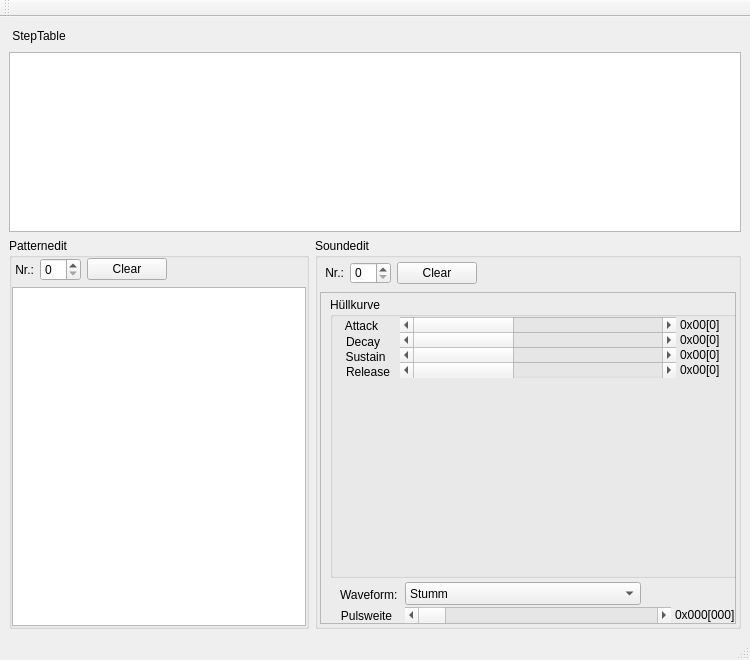
<?xml version="1.0" encoding="UTF-8"?>
<ui version="4.0">
 <class>SequenzerWindow</class>
 <widget class="QMainWindow" name="SequenzerWindow">
  <property name="geometry">
   <rect>
    <x>0</x>
    <y>0</y>
    <width>750</width>
    <height>660</height>
   </rect>
  </property>
  <property name="windowTitle">
   <string>Sequenzer</string>
  </property>
  <widget class="QWidget" name="centralwidget">
   <layout class="QHBoxLayout" name="horizontalLayout_3">
    <item>
     <layout class="QVBoxLayout" name="verticalLayout_3">
      <item>
       <layout class="QVBoxLayout" name="verticalLayout_5">
        <property name="topMargin">
         <number>0</number>
        </property>
        <item>
         <widget class="QLabel" name="label_3">
          <property name="maximumSize">
           <size>
            <width>16777215</width>
            <height>20</height>
           </size>
          </property>
          <property name="text">
           <string> StepTable</string>
          </property>
         </widget>
        </item>
        <item>
         <layout class="QHBoxLayout" name="horizontalLayout_6">
          <property name="topMargin">
           <number>0</number>
          </property>
          <item>
           <widget class="QTableWidget" name="StepTable">
            <property name="maximumSize">
             <size>
              <width>16777215</width>
              <height>180</height>
             </size>
            </property>
            <property name="statusTip">
             <string>Legt die Reihenfolge der Pattern fest.</string>
            </property>
           </widget>
          </item>
         </layout>
        </item>
       </layout>
      </item>
      <item>
       <layout class="QHBoxLayout" name="horizontalLayout_2">
        <property name="sizeConstraint">
         <enum>QLayout::SetDefaultConstraint</enum>
        </property>
        <item>
         <widget class="QGroupBox" name="groupBox">
          <property name="maximumSize">
           <size>
            <width>300</width>
            <height>16777215</height>
           </size>
          </property>
          <property name="title">
           <string>Patternedit</string>
          </property>
          <layout class="QVBoxLayout" name="verticalLayout_2">
           <property name="margin">
            <number>0</number>
           </property>
           <item>
            <layout class="QVBoxLayout" name="verticalLayout">
             <item>
              <layout class="QHBoxLayout" name="horizontalLayout">
               <property name="topMargin">
                <number>0</number>
               </property>
               <item>
                <widget class="QLabel" name="label">
                 <property name="text">
                  <string> Nr.:</string>
                 </property>
                </widget>
               </item>
               <item>
                <widget class="QSpinBox" name="PatternNr">
                 <property name="frame">
                  <bool>true</bool>
                 </property>
                 <property name="buttonSymbols">
                  <enum>QAbstractSpinBox::UpDownArrows</enum>
                 </property>
                </widget>
               </item>
               <item>
                <widget class="QPushButton" name="ClearPattern">
                 <property name="text">
                  <string>Clear</string>
                 </property>
                </widget>
               </item>
               <item>
                <spacer name="horizontalSpacer">
                 <property name="orientation">
                  <enum>Qt::Horizontal</enum>
                 </property>
                 <property name="sizeHint" stdset="0">
                  <size>
                   <width>40</width>
                   <height>20</height>
                  </size>
                 </property>
                </spacer>
               </item>
              </layout>
             </item>
             <item>
              <widget class="QTableWidget" name="PatternTable">
               <attribute name="horizontalHeaderVisible">
                <bool>true</bool>
               </attribute>
               <attribute name="horizontalHeaderCascadingSectionResizes">
                <bool>false</bool>
               </attribute>
              </widget>
             </item>
            </layout>
           </item>
          </layout>
         </widget>
        </item>
        <item>
         <widget class="QGroupBox" name="groupBox_2">
          <property name="minimumSize">
           <size>
            <width>300</width>
            <height>0</height>
           </size>
          </property>
          <property name="title">
           <string>Soundedit</string>
          </property>
          <layout class="QHBoxLayout" name="horizontalLayout_4" stretch="0">
           <property name="sizeConstraint">
            <enum>QLayout::SetDefaultConstraint</enum>
           </property>
           <property name="margin">
            <number>0</number>
           </property>
           <item>
            <layout class="QVBoxLayout" name="verticalLayout_4">
             <property name="margin">
              <number>2</number>
             </property>
             <item>
              <layout class="QHBoxLayout" name="horizontalLayout_5">
               <property name="margin">
                <number>2</number>
               </property>
               <item>
                <widget class="QLabel" name="label_2">
                 <property name="maximumSize">
                  <size>
                   <width>16777215</width>
                   <height>22</height>
                  </size>
                 </property>
                 <property name="text">
                  <string> Nr.:</string>
                 </property>
                </widget>
               </item>
               <item>
                <widget class="QSpinBox" name="SoundNr">
                 <property name="maximumSize">
                  <size>
                   <width>16777215</width>
                   <height>22</height>
                  </size>
                 </property>
                </widget>
               </item>
               <item>
                <widget class="QPushButton" name="ClearSound">
                 <property name="text">
                  <string>Clear</string>
                 </property>
                </widget>
               </item>
               <item>
                <spacer name="horizontalSpacer_2">
                 <property name="orientation">
                  <enum>Qt::Horizontal</enum>
                 </property>
                 <property name="sizeType">
                  <enum>QSizePolicy::Expanding</enum>
                 </property>
                 <property name="sizeHint" stdset="0">
                  <size>
                   <width>10</width>
                   <height>22</height>
                  </size>
                 </property>
                </spacer>
               </item>
              </layout>
             </item>
             <item>
              <widget class="QFrame" name="frame">
               <property name="minimumSize">
                <size>
                 <width>300</width>
                 <height>0</height>
                </size>
               </property>
               <property name="frameShape">
                <enum>QFrame::StyledPanel</enum>
               </property>
               <property name="frameShadow">
                <enum>QFrame::Raised</enum>
               </property>
               <widget class="QGroupBox" name="groupBox_4">
                <property name="geometry">
                 <rect>
                  <x>10</x>
                  <y>5</y>
                  <width>411</width>
                  <height>281</height>
                 </rect>
                </property>
                <property name="title">
                 <string>Hüllkurve</string>
                </property>
                <widget class="QLabel" name="label_12">
                 <property name="geometry">
                  <rect>
                   <x>11</x>
                   <y>19</y>
                   <width>41</width>
                   <height>20</height>
                  </rect>
                 </property>
                 <property name="text">
                  <string>Attack</string>
                 </property>
                 <property name="alignment">
                  <set>Qt::AlignCenter</set>
                 </property>
                </widget>
                <widget class="QLabel" name="Attack_Out">
                 <property name="geometry">
                  <rect>
                   <x>350</x>
                   <y>20</y>
                   <width>56</width>
                   <height>16</height>
                  </rect>
                 </property>
                 <property name="text">
                  <string>0x00[0]</string>
                 </property>
                 <property name="alignment">
                  <set>Qt::AlignLeading|Qt::AlignLeft|Qt::AlignVCenter</set>
                 </property>
                </widget>
                <widget class="QLabel" name="Decay_Out">
                 <property name="geometry">
                  <rect>
                   <x>350</x>
                   <y>35</y>
                   <width>56</width>
                   <height>16</height>
                  </rect>
                 </property>
                 <property name="text">
                  <string>0x00[0]</string>
                 </property>
                 <property name="alignment">
                  <set>Qt::AlignLeading|Qt::AlignLeft|Qt::AlignVCenter</set>
                 </property>
                </widget>
                <widget class="QLabel" name="label_13">
                 <property name="geometry">
                  <rect>
                   <x>15</x>
                   <y>35</y>
                   <width>36</width>
                   <height>20</height>
                  </rect>
                 </property>
                 <property name="text">
                  <string>Decay</string>
                 </property>
                 <property name="alignment">
                  <set>Qt::AlignCenter</set>
                 </property>
                </widget>
                <widget class="QLabel" name="Sustain_Out">
                 <property name="geometry">
                  <rect>
                   <x>350</x>
                   <y>50</y>
                   <width>56</width>
                   <height>16</height>
                  </rect>
                 </property>
                 <property name="text">
                  <string>0x00[0]</string>
                 </property>
                 <property name="alignment">
                  <set>Qt::AlignLeading|Qt::AlignLeft|Qt::AlignVCenter</set>
                 </property>
                </widget>
                <widget class="QLabel" name="label_14">
                 <property name="geometry">
                  <rect>
                   <x>10</x>
                   <y>50</y>
                   <width>51</width>
                   <height>20</height>
                  </rect>
                 </property>
                 <property name="text">
                  <string>Sustain</string>
                 </property>
                 <property name="alignment">
                  <set>Qt::AlignCenter</set>
                 </property>
                </widget>
                <widget class="QLabel" name="Release_Out">
                 <property name="geometry">
                  <rect>
                   <x>350</x>
                   <y>65</y>
                   <width>56</width>
                   <height>16</height>
                  </rect>
                 </property>
                 <property name="text">
                  <string>0x00[0]</string>
                 </property>
                 <property name="alignment">
                  <set>Qt::AlignLeading|Qt::AlignLeft|Qt::AlignVCenter</set>
                 </property>
                </widget>
                <widget class="QLabel" name="label_15">
                 <property name="geometry">
                  <rect>
                   <x>15</x>
                   <y>65</y>
                   <width>46</width>
                   <height>20</height>
                  </rect>
                 </property>
                 <property name="text">
                  <string>Release</string>
                 </property>
                 <property name="alignment">
                  <set>Qt::AlignCenter</set>
                 </property>
                </widget>
                <widget class="QScrollBar" name="Attack">
                 <property name="geometry">
                  <rect>
                   <x>70</x>
                   <y>20</y>
                   <width>276</width>
                   <height>16</height>
                  </rect>
                 </property>
                 <property name="maximum">
                  <number>15</number>
                 </property>
                 <property name="orientation">
                  <enum>Qt::Horizontal</enum>
                 </property>
                </widget>
                <widget class="QScrollBar" name="Decay">
                 <property name="geometry">
                  <rect>
                   <x>70</x>
                   <y>35</y>
                   <width>276</width>
                   <height>16</height>
                  </rect>
                 </property>
                 <property name="maximum">
                  <number>15</number>
                 </property>
                 <property name="orientation">
                  <enum>Qt::Horizontal</enum>
                 </property>
                </widget>
                <widget class="QScrollBar" name="Sustain">
                 <property name="geometry">
                  <rect>
                   <x>70</x>
                   <y>50</y>
                   <width>276</width>
                   <height>16</height>
                  </rect>
                 </property>
                 <property name="maximum">
                  <number>15</number>
                 </property>
                 <property name="orientation">
                  <enum>Qt::Horizontal</enum>
                 </property>
                </widget>
                <widget class="QScrollBar" name="Release">
                 <property name="geometry">
                  <rect>
                   <x>70</x>
                   <y>65</y>
                   <width>276</width>
                   <height>16</height>
                  </rect>
                 </property>
                 <property name="maximum">
                  <number>15</number>
                 </property>
                 <property name="orientation">
                  <enum>Qt::Horizontal</enum>
                 </property>
                </widget>
                <widget class="QWidget" name="widget" native="true">
                 <property name="geometry">
                  <rect>
                   <x>15</x>
                   <y>95</y>
                   <width>381</width>
                   <height>171</height>
                  </rect>
                 </property>
                 <property name="styleSheet">
                  <string notr="true">border-image: url(:/img/huellkurve);</string>
                 </property>
                </widget>
               </widget>
               <widget class="QLabel" name="label_4">
                <property name="geometry">
                 <rect>
                  <x>20</x>
                  <y>295</y>
                  <width>61</width>
                  <height>16</height>
                 </rect>
                </property>
                <property name="text">
                 <string>Waveform:</string>
                </property>
               </widget>
               <widget class="QComboBox" name="WaveForm">
                <property name="geometry">
                 <rect>
                  <x>85</x>
                  <y>290</y>
                  <width>236</width>
                  <height>23</height>
                 </rect>
                </property>
                <item>
                 <property name="text">
                  <string>Stumm</string>
                 </property>
                </item>
                <item>
                 <property name="text">
                  <string>Dreieck</string>
                 </property>
                </item>
                <item>
                 <property name="text">
                  <string>Sägezahn</string>
                 </property>
                </item>
                <item>
                 <property name="text">
                  <string>Dreieck + Sägezahn</string>
                 </property>
                </item>
                <item>
                 <property name="text">
                  <string>Rechteck</string>
                 </property>
                </item>
                <item>
                 <property name="text">
                  <string>Dreieck + Rechteck</string>
                 </property>
                </item>
                <item>
                 <property name="text">
                  <string>Sägezahn + Rechteck</string>
                 </property>
                </item>
                <item>
                 <property name="text">
                  <string>Dreieck + Sägezahn + Rechteck</string>
                 </property>
                </item>
                <item>
                 <property name="text">
                  <string>Rauschen</string>
                 </property>
                </item>
               </widget>
               <widget class="QLabel" name="label_16">
                <property name="geometry">
                 <rect>
                  <x>16</x>
                  <y>314</y>
                  <width>61</width>
                  <height>20</height>
                 </rect>
                </property>
                <property name="text">
                 <string>Pulsweite</string>
                </property>
                <property name="alignment">
                 <set>Qt::AlignCenter</set>
                </property>
               </widget>
               <widget class="QScrollBar" name="Pulsweite">
                <property name="geometry">
                 <rect>
                  <x>85</x>
                  <y>315</y>
                  <width>266</width>
                  <height>16</height>
                 </rect>
                </property>
                <property name="maximum">
                 <number>4095</number>
                </property>
                <property name="orientation">
                 <enum>Qt::Horizontal</enum>
                </property>
               </widget>
               <widget class="QLabel" name="Pulsweite_Out">
                <property name="geometry">
                 <rect>
                  <x>355</x>
                  <y>315</y>
                  <width>66</width>
                  <height>16</height>
                 </rect>
                </property>
                <property name="text">
                 <string>0x000[000]</string>
                </property>
                <property name="alignment">
                 <set>Qt::AlignLeading|Qt::AlignLeft|Qt::AlignVCenter</set>
                </property>
               </widget>
              </widget>
             </item>
            </layout>
           </item>
          </layout>
         </widget>
        </item>
       </layout>
      </item>
     </layout>
    </item>
   </layout>
  </widget>
  <widget class="QMenuBar" name="menubar">
   <property name="geometry">
    <rect>
     <x>0</x>
     <y>0</y>
     <width>750</width>
     <height>20</height>
    </rect>
   </property>
  </widget>
  <widget class="QStatusBar" name="statusbar"/>
  <widget class="QToolBar" name="toolBar">
   <property name="windowTitle">
    <string>toolBar</string>
   </property>
   <attribute name="toolBarArea">
    <enum>TopToolBarArea</enum>
   </attribute>
   <attribute name="toolBarBreak">
    <bool>false</bool>
   </attribute>
  </widget>
 </widget>
 <resources/>
 <connections/>
</ui>
